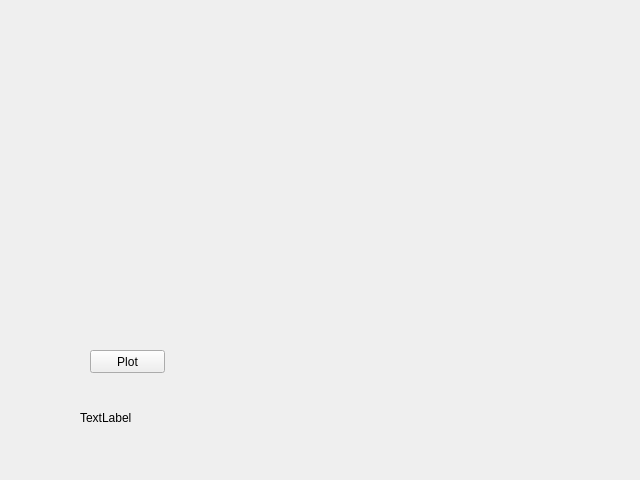
<?xml version="1.0" encoding="UTF-8"?>
<ui version="4.0">
 <class>Form</class>
 <widget class="QWidget" name="Form">
  <property name="geometry">
   <rect>
    <x>0</x>
    <y>0</y>
    <width>640</width>
    <height>480</height>
   </rect>
  </property>
  <property name="windowTitle">
   <string>Form</string>
  </property>
  <widget class="CurveWidget" name="curvewidget">
   <property name="geometry">
    <rect>
     <x>10</x>
     <y>10</y>
     <width>400</width>
     <height>300</height>
    </rect>
   </property>
   <property name="orientation">
    <enum>Qt::Horizontal</enum>
   </property>
  </widget>
  <widget class="QPushButton" name="pushButtonPlot">
   <property name="geometry">
    <rect>
     <x>90</x>
     <y>350</y>
     <width>75</width>
     <height>23</height>
    </rect>
   </property>
   <property name="text">
    <string>Plot</string>
   </property>
  </widget>
  <widget class="QLabel" name="labelTextoPrueba">
   <property name="geometry">
    <rect>
     <x>80</x>
     <y>410</y>
     <width>311</width>
     <height>16</height>
    </rect>
   </property>
   <property name="text">
    <string>TextLabel</string>
   </property>
  </widget>
 </widget>
 <customwidgets>
  <customwidget>
   <class>CurveWidget</class>
   <extends>QSplitter</extends>
   <header>guiqwt.plot</header>
  </customwidget>
 </customwidgets>
 <resources/>
 <connections/>
</ui>
